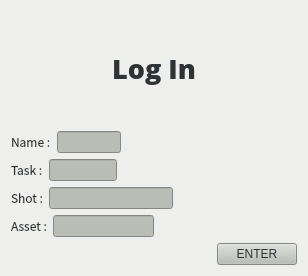
<?xml version="1.0" encoding="UTF-8"?>
<ui version="4.0">
 <class>Form</class>
 <widget class="QWidget" name="Form">
  <property name="geometry">
   <rect>
    <x>0</x>
    <y>0</y>
    <width>308</width>
    <height>276</height>
   </rect>
  </property>
  <property name="windowTitle">
   <string>Form</string>
  </property>
  <property name="styleSheet">
   <string notr="true">background-color: rgb(238, 238, 236);</string>
  </property>
  <layout class="QVBoxLayout" name="verticalLayout">
   <item>
    <layout class="QHBoxLayout" name="horizontalLayout">
     <item>
      <widget class="QLabel" name="label">
       <property name="font">
        <font>
         <family>Open Sans ExtraBold</family>
         <pointsize>20</pointsize>
         <bold>true</bold>
        </font>
       </property>
       <property name="styleSheet">
        <string notr="true">color: rgb(46, 52, 54);</string>
       </property>
       <property name="text">
        <string>Log In</string>
       </property>
       <property name="alignment">
        <set>Qt::AlignCenter</set>
       </property>
      </widget>
     </item>
    </layout>
   </item>
   <item>
    <layout class="QHBoxLayout" name="horizontalLayout_2">
     <item>
      <widget class="QLabel" name="label_2">
       <property name="sizePolicy">
        <sizepolicy hsizetype="Preferred" vsizetype="Preferred">
         <horstretch>0</horstretch>
         <verstretch>0</verstretch>
        </sizepolicy>
       </property>
       <property name="font">
        <font>
         <family>Noto Sans CJK HK</family>
        </font>
       </property>
       <property name="styleSheet">
        <string notr="true">color: rgb(46, 52, 54);</string>
       </property>
       <property name="text">
        <string>Name :</string>
       </property>
      </widget>
     </item>
     <item>
      <widget class="QLineEdit" name="lineEdit_name">
       <property name="sizePolicy">
        <sizepolicy hsizetype="Expanding" vsizetype="Fixed">
         <horstretch>0</horstretch>
         <verstretch>0</verstretch>
        </sizepolicy>
       </property>
       <property name="styleSheet">
        <string notr="true">background-color: rgb(186, 189, 182);</string>
       </property>
      </widget>
     </item>
     <item>
      <spacer name="horizontalSpacer">
       <property name="orientation">
        <enum>Qt::Horizontal</enum>
       </property>
       <property name="sizeType">
        <enum>QSizePolicy::Preferred</enum>
       </property>
       <property name="sizeHint" stdset="0">
        <size>
         <width>220</width>
         <height>20</height>
        </size>
       </property>
      </spacer>
     </item>
    </layout>
   </item>
   <item>
    <layout class="QHBoxLayout" name="horizontalLayout_4">
     <item>
      <widget class="QLabel" name="label_4">
       <property name="font">
        <font>
         <family>Noto Sans CJK HK</family>
        </font>
       </property>
       <property name="styleSheet">
        <string notr="true">color: rgb(46, 52, 54);</string>
       </property>
       <property name="text">
        <string>Task :</string>
       </property>
      </widget>
     </item>
     <item>
      <widget class="QLineEdit" name="lineEdit_task">
       <property name="styleSheet">
        <string notr="true">background-color: rgb(186, 189, 182);</string>
       </property>
      </widget>
     </item>
     <item>
      <spacer name="horizontalSpacer_3">
       <property name="orientation">
        <enum>Qt::Horizontal</enum>
       </property>
       <property name="sizeType">
        <enum>QSizePolicy::Preferred</enum>
       </property>
       <property name="sizeHint" stdset="0">
        <size>
         <width>220</width>
         <height>20</height>
        </size>
       </property>
      </spacer>
     </item>
    </layout>
   </item>
   <item>
    <layout class="QHBoxLayout" name="horizontalLayout_5">
     <item>
      <widget class="QLabel" name="label_5">
       <property name="font">
        <font>
         <family>Noto Sans CJK HK</family>
        </font>
       </property>
       <property name="styleSheet">
        <string notr="true">color: rgb(46, 52, 54);</string>
       </property>
       <property name="text">
        <string>Shot :</string>
       </property>
      </widget>
     </item>
     <item>
      <widget class="QLineEdit" name="lineEdit_shot">
       <property name="styleSheet">
        <string notr="true">background-color: rgb(186, 189, 182);</string>
       </property>
      </widget>
     </item>
     <item>
      <spacer name="horizontalSpacer_4">
       <property name="orientation">
        <enum>Qt::Horizontal</enum>
       </property>
       <property name="sizeHint" stdset="0">
        <size>
         <width>40</width>
         <height>20</height>
        </size>
       </property>
      </spacer>
     </item>
    </layout>
   </item>
   <item>
    <layout class="QHBoxLayout" name="horizontalLayout_6">
     <item>
      <widget class="QLabel" name="label_6">
       <property name="font">
        <font>
         <family>Noto Sans CJK HK</family>
        </font>
       </property>
       <property name="styleSheet">
        <string notr="true">color: rgb(46, 52, 54);</string>
       </property>
       <property name="text">
        <string>Asset :</string>
       </property>
      </widget>
     </item>
     <item>
      <widget class="QLineEdit" name="lineEdit_asset">
       <property name="styleSheet">
        <string notr="true">background-color: rgb(186, 189, 182);</string>
       </property>
      </widget>
     </item>
     <item>
      <spacer name="horizontalSpacer_6">
       <property name="orientation">
        <enum>Qt::Horizontal</enum>
       </property>
       <property name="sizeType">
        <enum>QSizePolicy::Preferred</enum>
       </property>
       <property name="sizeHint" stdset="0">
        <size>
         <width>150</width>
         <height>20</height>
        </size>
       </property>
      </spacer>
     </item>
    </layout>
   </item>
   <item>
    <layout class="QHBoxLayout" name="horizontalLayout_7">
     <item>
      <spacer name="horizontalSpacer_5">
       <property name="orientation">
        <enum>Qt::Horizontal</enum>
       </property>
       <property name="sizeHint" stdset="0">
        <size>
         <width>40</width>
         <height>20</height>
        </size>
       </property>
      </spacer>
     </item>
     <item>
      <widget class="QPushButton" name="pushButton_enter">
       <property name="styleSheet">
        <string notr="true">color: rgb(46, 52, 54);
background-color: rgb(186, 189, 182);</string>
       </property>
       <property name="text">
        <string>ENTER</string>
       </property>
      </widget>
     </item>
    </layout>
   </item>
  </layout>
 </widget>
 <resources/>
 <connections/>
</ui>
